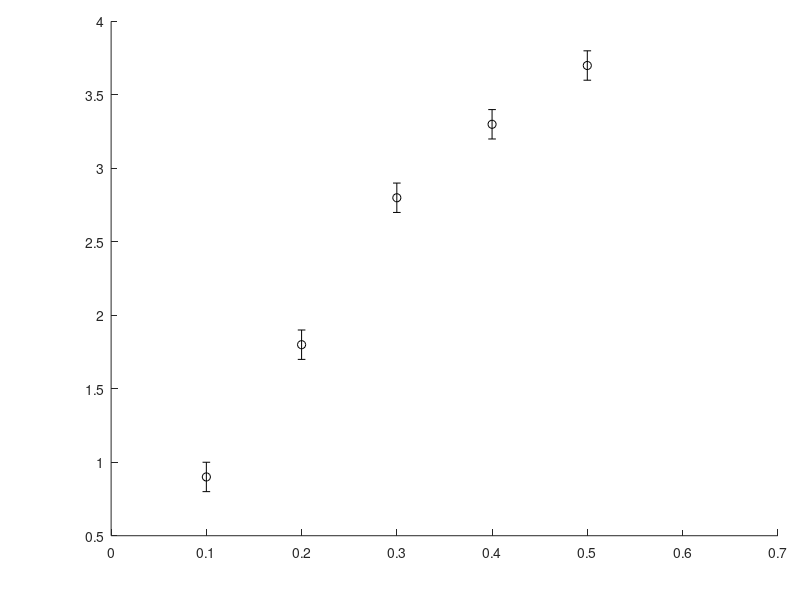

The MATLAB source for this figure: (Note: this script raises an error after producing the figure.)
% Set up the plot and axes
figure;                                % Creates a new figure window
set(gcf,'units','centimeters');        % Sets the units of the window
set(gcf,'position',[5 5 9 14]);     % Sets the size of the window
set(gca,'units','centimeters');        % Sets the units of the plot
set(gca,'position',[1.25 1.5 7.5 12])  % Sets the size and position of the plot
set(gca,'fontsize',14,'linewidth',1)

% Set up the data
xia = [0.1:0.1:0.5]';                  % Data for acoustic mode ...
freqa = [0.9, 1.8, 2.8, 3.3, 3.7]';
errorsa = 0.1*ones(size(freqa))';
xio = [0:0.1:0.5]';                    % Data for the optic mode
freqo =[5.2, 5.1, 5.0, 4.8, 4.4, 4.2]';
errorso = 0.1*ones(size(freqo))';

% Compute values of alpha and beta using the backslash operator method
E = [sin(pi*xia), sin(3*pi*xia)];
alpha = E\freqa;
E = [ones(size(xio)),cos(2*pi*xio),cos(4*pi*xio)];
beta = E\freqo;       

% Now compute the fitted curve using a fine grid of xi values
xic = [0.0:0.01:0.5]';
E = [sin(pi*xic), sin(3*pi*xic)];      
freqac = E*alpha;
E = [ones(size(xic)),cos(2*pi*xic),cos(4*pi*xic)];
freqoc = E*beta;

% Plot the data and create axis properties
errorbar(xia,freqa,errorsa,'ko','MarkerFaceColor','k');
hold on
errorbar(xio,freqo,errorso,'ko','MarkerFaceColor','k');
plot(xic,freqac,'k-','LineWidth',1)
plot(xic,freqoc,'k-','LineWidth',1)
xlim([0,1/2])
xlabel('Reduced wave vector','FontSize',14)
ylabel('Frequency (THz)','FontSize',14)
set(gca,'TickLength',[0.02,0.0])
hold off
